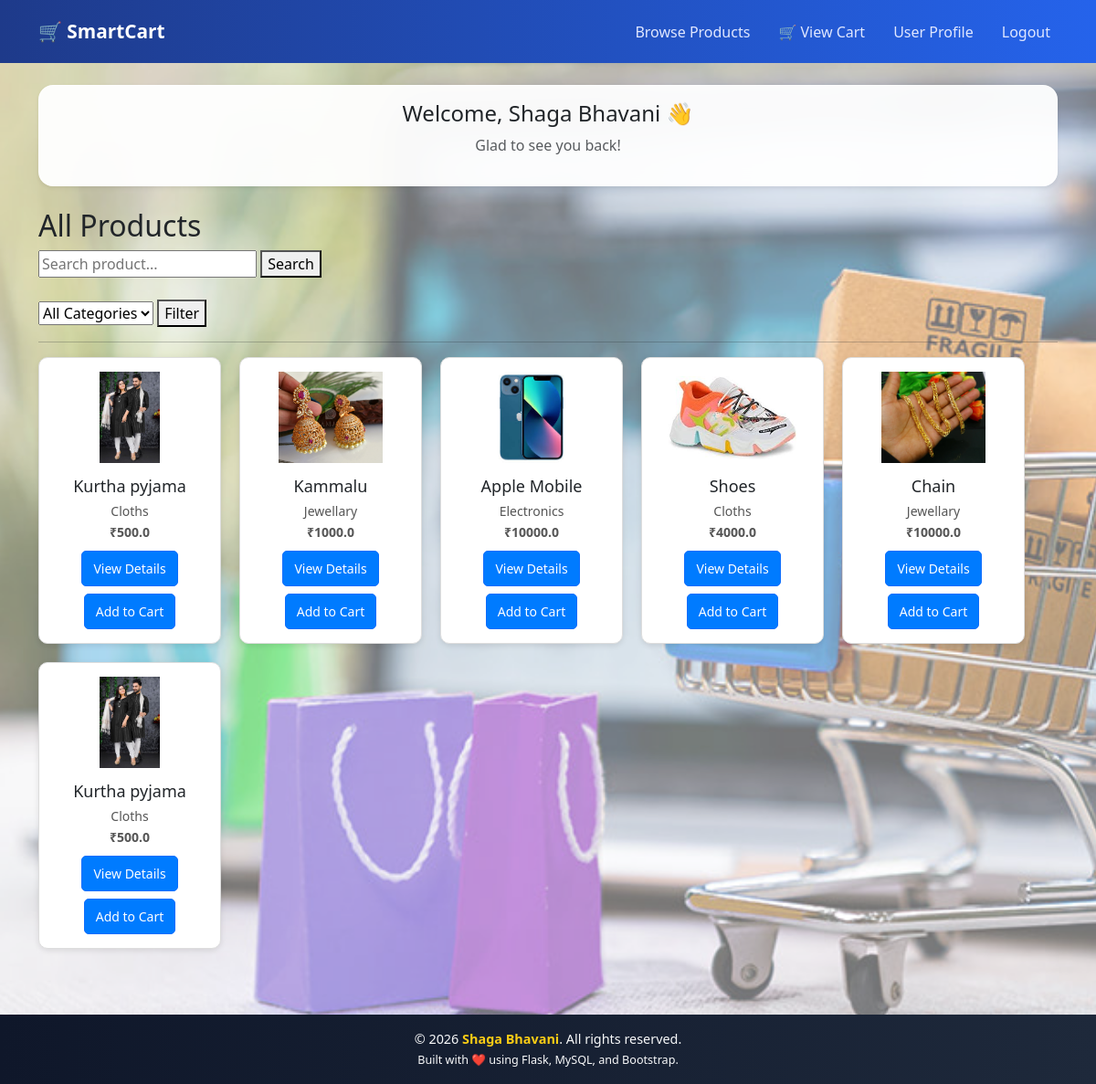
Screenshot of /user-dashboard (signed in) with the database file from the repository.
### tables this page shows
CREATE TABLE products (
    product_id INTEGER PRIMARY KEY AUTOINCREMENT,
    name TEXT,
    description TEXT,
    category TEXT,
    price REAL,
    image TEXT
, admin_id INTEGER);

### app.py (the view)
@app.route('/user-dashboard')
def user_dashboard():
    if 'user_id' not in session:
        flash("Please login first!", "danger")
        return redirect('/user-login')
    conn = get_db_connection()
    cursor = conn.cursor()
    cursor.execute("SELECT * FROM products")
    products = cursor.fetchall()
    cursor.close()
    conn.close()
    return render_template("user/user_home.html", products=products,user_name=session['user_name'])

### app.py (called while the page is built)
def get_db_connection():
    conn = sqlite3.connect("smartcart.db")
    conn.row_factory = sqlite3.Row
    return conn

### templates/user/user_home.html (shortened to what this page needs)
{% extends 'base.html' %}
{% block content %}
  <div class="card shadow-sm mb-4">
    <div class="card-body text-center">
      <h4 class="mb-2">Welcome, {{ user_name }} 👋</h4>
      <p class="text-muted">Glad to see you back!</p>
    </div>
  </div>
<h2>All Products</h2>
<form method="GET" action="/user/products">
    <input type="text" name="search" placeholder="Search product..."
           value="{{ request.args.get('search', '') }}">
    <button type="submit">Search</button>
</form>
<br>
<form method="GET" action="/user/products">
    <select name="category">
        <option value="">All Categories</option>
    </select>
    <button type="submit">Filter</button>
</form>
<hr>
<div class="product-container">
{% for product in products %}
<div class="product-card">
    <img src="/static/uploads/product_images/{{ product.image }}">
    <h3>{{ product.name }}</h3>
    <p>{{ product.category }}</p>
    <p><strong>₹{{ product.price }}</strong></p>
    <div class="button-group">
        <a href="/user/product/{{ product.product_id }}"
           class="btn btn-outline-primary btn-sm">
           View Details
        </a>
        <a href="/user/add-to-cart/{{ product.product_id }}"
           class="btn btn-primary btn-sm">
           Add to Cart
        </a>
    </div>
</div>
{% endfor %}
</div>
{% endblock %}

### templates/base.html (shortened to what this page needs)
<!DOCTYPE html>
<html lang="en">
<head>
  <link href="https://cdn.jsdelivr.net/npm/bootstrap@5.3.2/dist/css/bootstrap.min.css" rel="stylesheet">
  <link rel="stylesheet" href="{{ url_for('static', filename='style.css') }}">
</head>
<body>
<div class="page-overlay d-flex flex-column min-vh-100">
  <nav class="navbar navbar-expand-lg navbar-dark bg-dark mb-4">
    <div class="container">
      <a class="navbar-brand" href="{{ url_for('home') }}">🛒 SmartCart</a>
      <div class="collapse navbar-collapse" id="nav">
        <ul class="navbar-nav ms-auto">
          {% if session.get('admin_id') %}
    <li class="nav-item">
        <a class="nav-link" href="/admin/add-item">➕ Add Product</a>
    </li>
    <li class="nav-item">
        <a class="nav-link" href="/admin/item-list"> View All Products</a>
    </li>
    <li class="nav-item">
        <a class="nav-link" href="/admin/profile">Admin Profile </a>
    </li>
    <li class="nav-item">
        <a class="nav-link" href="{{ url_for('admin_logout') }}">Logout</a>
    </li>
{% elif session.get('user_id') %}
<li class="nav-item">
        <a class="nav-link" href="/user/products">Browse Products</a>
    </li>
    <li class="nav-item">
        <a class="nav-link" href="{{ url_for('view_cart') }}">🛒 View Cart</a>
    </li>
    <li class="nav-item">
        <a class="nav-link" href="/user/profile">User Profile</a>
    </li>
    <li class="nav-item">
        <a class="nav-link" href="/user-logout">Logout</a>
    </li>
{% endif %}
        </ul>
      </div>
    </div>
  </nav>
  <main class="container mb-5 flex-grow-1">
    {% block content %}{% endblock %}
  </main>
  <footer class="bg-dark text-light text-center py-3 mt-auto">
    <p class="mb-1">© 2026 <strong>Shaga Bhavani</strong>. All rights reserved.</p>
      <p class="small mb-0">Built with ❤️ using Flask, MySQL, and Bootstrap.</p>
  </footer>
</div>
</body>
</html>

### static/style.css (style rules this page uses)
body { margin: 0; font-family: 'Segoe UI', Tahoma, sans-serif; background: linear-gradient( 135deg, rgba(99, 102, 241, 0.45), rgba(56, 189, 248, 0.45), rgba(34, 197, 94, 0.45) ); background-image: url("./bg.jpg"); background-size: cover; background-position: center; background-repeat: no-repeat; background-attachment: fixed; min-height: 100vh; }
.page-overlay { background: rgba(255, 255, 255, 0.35); background: linear-gradient( 135deg, rgba(248, 250, 252, 0.92), rgba(238, 242, 255, 0.92) ); min-height: 100vh; display: flex; flex-direction: column; }
.navbar { background: linear-gradient(90deg, #1e3a8a, #2563eb); padding: 14px 0; }
.navbar-brand { font-size: 1.3rem; font-weight: 700; color: #ffffff !important; }
.navbar-nav .nav-link { color: #e0e7ff !important; font-weight: 500; margin-left: 15px; }
.card { background: rgba(255, 255, 255, 0.9); backdrop-filter: blur(14px); -webkit-backdrop-filter: blur(14px); border-radius: 16px; border: 1px solid rgba(255, 255, 255, 0.5); box-shadow: 0 20px 40px rgba(0,0,0,0.18); }
footer { background: linear-gradient(90deg, #0f172a, #1e293b); color: #cbd5f5; text-align: center; padding: 15px 10px; font-size: 0.9rem; }
footer strong { color: #facc15; }
body { background-image: url("./bg.jpg"); background-size: cover; background-position: center; background-repeat: no-repeat; background-attachment: fixed; }
.page-overlay { background: rgba(255, 255, 255, 0.45); min-height: 100vh; display: flex; flex-direction: column; }
main.container { background: transparent; }
.card { background: rgba(255, 255, 255, 0.95); }

### templates/user/user_home.html (style rules this page uses)
.product-container { display: flex; flex-wrap: wrap; gap: 20px; }
.product-card { width: 200px; border: 1px solid #ddd; padding: 15px; border-radius: 10px; box-shadow: 0px 2px 6px rgba(0,0,0,0.1); text-align: center; background-color: #fff; transition: 0.3s; }
.product-card img { width: 140px; height: 100px; object-fit: contain; margin-bottom: 10px; }
.product-card h3 { margin: 5px 0; font-size: 18px; }
.product-card p { margin: 2px 0; font-size: 14px; color: #555; }
.product-card a { display: inline-block; margin-top: 8px; background-color: #007bff; padding: 8px 12px; border-radius: 5px; color: white; text-decoration: none; font-size: 14px; }

### rows the page displays
products: image (picture), name "Kurtha pyjama", category "Cloths", price "500.0"
products: image (picture), name "Kammalu", category "Jewellary", price "1000.0"
products: image (picture), name "Apple Mobile", category "Electronics", price "10000.0"
products: image (picture), name "Shoes", category "Cloths", price "4000.0"
products: image (picture), name "Chain", category "Jewellary", price "10000.0"
products: image (picture), name "Kurtha pyjama", category "Cloths", price "500.0"

### other values shown
{{ user_name }} "Shaga Bhavani"
